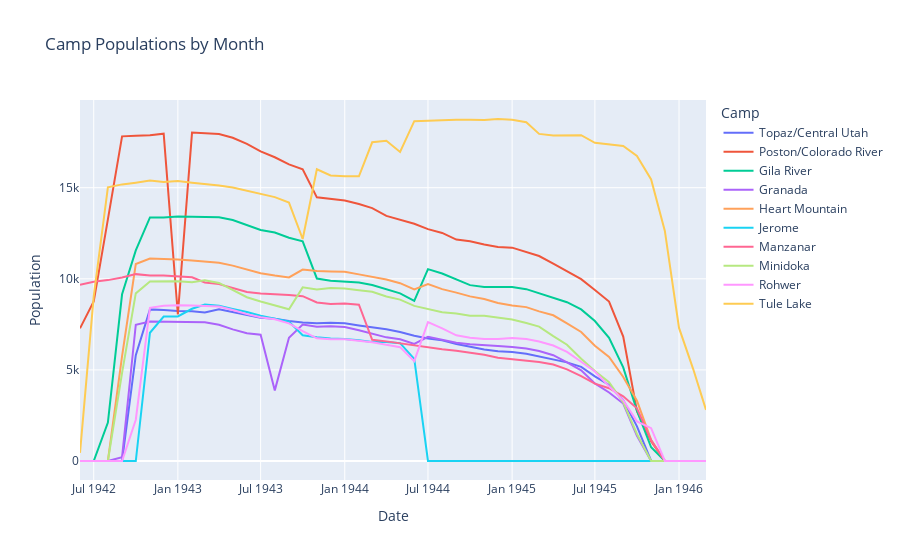

The code cell stored with this chart in its notebook:
### Markdown cell above
<!-- END QUESTION -->

Next, we'll visualize the monthly population change of each camp using an overlaid line plot. Using an overlaid line plot can make it easier to identify any relationships that may exist in the data, and more generally if any events coincide with the population of each camp reported by the WRA.

### Code cell
pop_by_month2 = pop_by_month.drop("Total", axis = 1)
melted = pd.melt(pop_by_month2, id_vars = ["Date"], value_vars = pop_by_month2.columns[1:], var_name = 'Camp', value_name = "Population")
fig = px.line(melted, x = 'Date', y = 'Population', color = 'Camp', title = 'Camp Populations by Month')
fig.show();
